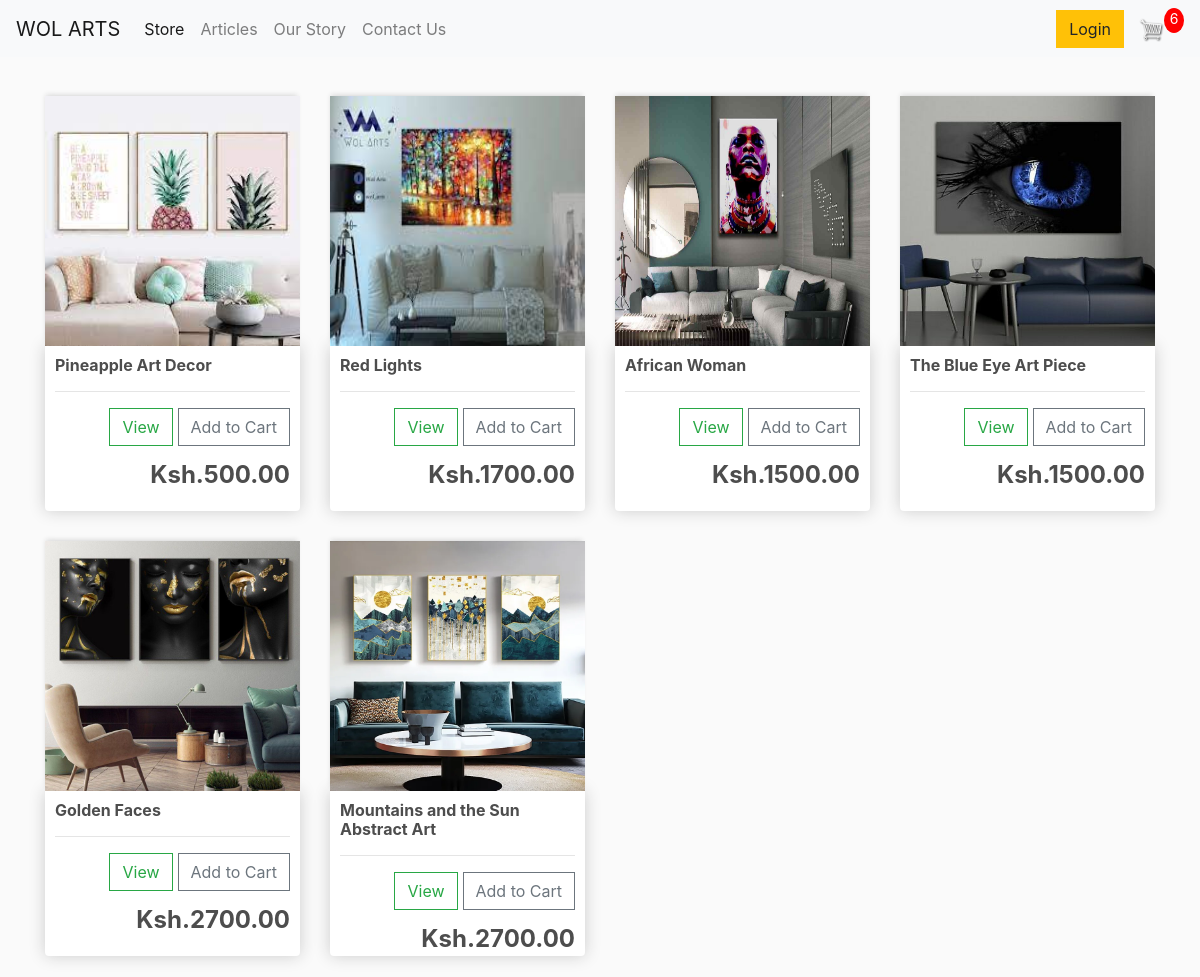
The app's page / (signed in) with its own data.
### store/models.py (models this page shows, shortened)
class Product(models.Model):
    name = models.CharField(max_length=200)
    slug = models.SlugField (default ='-')
    description = models.TextField()
    price = models.DecimalField(max_digits=6,
                                decimal_places=2,
                                validators=[MinValueValidator(0)]
                                )
    inventory = models.IntegerField(validators=[MinValueValidator(0)])
    last_updated = models.DateTimeField(auto_now=True)
    collection = models.ForeignKey(Collection, on_delete=models.PROTECT)
    promotions = models.ForeignKey(Promotion, on_delete=models.PROTECT, null=True, blank=True)
    image = models.ImageField(null=True, blank=True)
    '''
    @property
    def imageURL(self):
        try:
            url = self.image.url
        except:
            url = ''
            return url
    '''

### store/views.py (the view)
# urls.py: path('', include('store.urls')),
def store(request):
    if request.user.is_authenticated:
        customer = request.user.customer
        order, created = Order.objects.get_or_create(customer=customer, complete=False)
        items = order.orderitem_set.all()
        cartItems = order.get_cart_items
    else:
        items = []
        order = {'get_cart_total':0, 'get_cart_items':0}
        cartItems = order['get_cart_items']
    products = Product.objects.all()
    context = {'products':products, 'cartItems':cartItems}
    return render(request, 'store/store.html', context)

### store/models.py (called while the page is built)
	@property
	def get_cart_items(self):
		orderitems = self.orderitem_set.all()
		total = sum([item.quantity for item in orderitems])
		return total

### store/templates/store/store.html
{% extends 'store/main.html' %}
{% load static %}
{% block content %}
	<div class="row">
		{% for product in products %}
		<div class="col-lg-3 productDisplay">
			<img class="thumbnail" src="{{product.image.url}}">
			<div class="box-element product">
				<h6><strong>{{product.name}}</strong></h6>
				<hr>
				<button data-product={{product.id}} data-action="add" style="float: right" class="btn btn-outline-secondary add-btn update-cart">Add to Cart</button>
				<a style="float: right; margin-right:5px" class="btn btn-outline-success" href="#">View</a> <span class="">
				<br>
				<h4 style="float: right"><strong>Ksh.{{product.price}}</strong></h4>
			</div>
		</div>
		{% endfor %}
	</div>
{% endblock content %}

### static/css/main.css (style rules this page uses)
body { background-color: hsl(0, 0%, 98%); }
h1,h2,h3,h4,h5,h6 { color:hsl(0, 0%, 30%); }
h4 { padding-top:15px; }
.box-element { box-shadow:hsl(0, 0%, 80%) 0 0 16px; background-color: #fff; border-radius: 4px; padding: 10px; }
.thumbnail { width: 100%; height: 250px; -webkit-box-shadow: -1px -3px 5px -2px rgba(214,214,214,1); -moz-box-shadow: -1px -3px 5px -2px rgba(214,214,214,1); box-shadow: -1px -3px 5px -2px rgba(214,214,214,1); }
.productDisplay { margin: 0; padding: 15px; border:0; }
.product { height: 165px; border-radius: 0 0 4px 4px; }
.btn { border-radius: 0; }

### records on screen
Product: image (picture), name "Pineapple Art Decor", price "500.00"
Product: image (picture), name "Red Lights", price "1700.00"
Product: image (picture), name "African Woman", price "1500.00"
Product: image (picture), name "The Blue Eye Art Piece", price "1500.00"
Product: image (picture), name "Golden Faces", price "2700.00"
Product: image (picture), name "Mountains and the Sun Abstract Art", price "2700.00"

### other values on screen
{{ cartItems }} "6"
